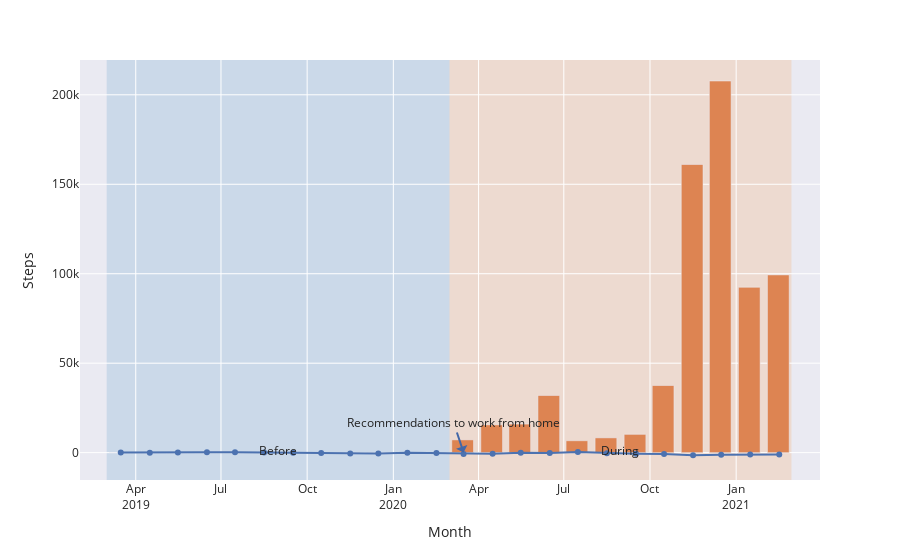

Notebook code for this chart:
### Markdown cell above
## Steps over time vs Covid cases

### Code cell
# covid_cases['scaled'] = covid_cases.cases / 125
fig = px.line(x=
              months_diff['month'], y=months_diff['diff'], markers=True)
fig.add_bar(x=covid_cases['date'], y=covid_cases['cases'])

fig.update_xaxes(
    title="Month",
    dtick="M3",
    tickformat="%b\n%Y")

fig.update_yaxes(title="Steps")

fig.add_annotation(x=parser.parse('2020-03-16'), y=100,
            text="Recommendations to work from home",
            showarrow=True,
            arrowhead=1)

annotate_before_after(fig)

fig.update_layout(showlegend=False)
fig.show()

### Figure 1 — Plotly figure (JSON) as saved in the notebook; plotly's stock layout.template omitted (floating-point values rounded to 4 significant figures)
{"data": [{"hovertemplate": "x=%{x}<br>y=%{y}<extra></extra>", "legendgroup": "", "line": {"color": "rgb(76,114,176)", "dash": "solid"}, "marker": {"symbol": "circle"}, "mode": "markers+lines", "name": "", "orientation": "v", "showlegend": false, "type": "scatter", "x": ["2019-03-16", "2019-04-16", "2019-05-16", "2019-06-16", "2019-07-16", "2019-08-16", "2019-09-16", "2019-10-16", "2019-11-16", "2019-12-16", "2020-01-16", "2020-02-16", "2020-03-16", "2020-04-16", "2020-05-16", "2020-06-16", "2020-07-16", "2020-08-16", "2020-09-16", "2020-10-16", "2020-11-16", "2020-12-16", "2021-01-16", "2021-02-16"], "xaxis": "x", "y": [113.8, 6.368, 147.9, 175.6, 284.9, 138.5, -71.74, -222.6, -432.2, -514.2, -6.368, -206.7, -791.8, -642.1, -108.1, -227.0, 331.0, -299.9, -566.9, -697.0, -1453.0, -1135.0, -985.5, -1075.0], "yaxis": "y"}, {"type": "bar", "x": ["2019-03-15T00:00:00", "2019-04-15T00:00:00", "2019-05-15T00:00:00", "2019-06-15T00:00:00", "2019-07-15T00:00:00", "2019-08-15T00:00:00", "2019-09-15T00:00:00", "2019-10-15T00:00:00", "2019-11-15T00:00:00", "2019-12-15T00:00:00", "2020-01-15T00:00:00", "2020-02-15T00:00:00", "2020-03-15T00:00:00", "2020-04-15T00:00:00", "2020-05-15T00:00:00", "2020-06-15T00:00:00", "2020-07-15T00:00:00", "2020-08-15T00:00:00", "2020-09-15T00:00:00", "2020-10-15T00:00:00", "2020-11-15T00:00:00", "2020-12-15T00:00:00", "2021-01-15T00:00:00", "2021-02-15T00:00:00"], "y": [0, 0, 0, 0, 0, 0, 0, 0, 0, 0, 0, 14, 7159, 15527, 15961, 31951, 6673, 8285, 10233, 37527, 161065, 207718, 92437, 99336]}], "layout": {"annotations": [{"arrowhead": 1, "showarrow": true, "text": "Recommendations to work from home", "x": "2020-03-16T00:00:00", "y": 100}, {"showarrow": false, "text": "Before", "x": "2019-08-31T00:00:00", "y": 1425}, {"showarrow": false, "text": "During", "x": "2020-08-30T12:00:00", "y": 1425}], "autosize": true, "legend": {"tracegroupgap": 0}, "margin": {"t": 60}, "shapes": [{"fillcolor": "#1F77B4", "layer": "below", "line": {"width": 0}, "opacity": 0.15, "type": "rect", "x0": "2019-03-01T00:00:00", "x1": "2020-03-01T00:00:00", "xref": "x", "y0": 0, "y1": 1, "yref": "y domain"}, {"fillcolor": "#FF7F0E", "layer": "below", "line": {"width": 0}, "opacity": 0.15, "type": "rect", "x0": "2020-03-01T00:00:00", "x1": "2021-03-01T00:00:00", "xref": "x", "y0": 0, "y1": 1, "yref": "y domain"}], "showlegend": false, "xaxis": {"anchor": "y", "autorange": true, "domain": [0, 1], "dtick": "M3", "range": ["2019-02-01 06:52:06.5643", "2021-03-30 17:07:53.4357"], "tickformat": "%b\n%Y", "title": {"text": "Month"}, "type": "date"}, "yaxis": {"anchor": "x", "autorange": true, "domain": [0, 1], "range": [-17340.0, 219600.0], "title": {"text": "Steps"}, "type": "linear"}}}
